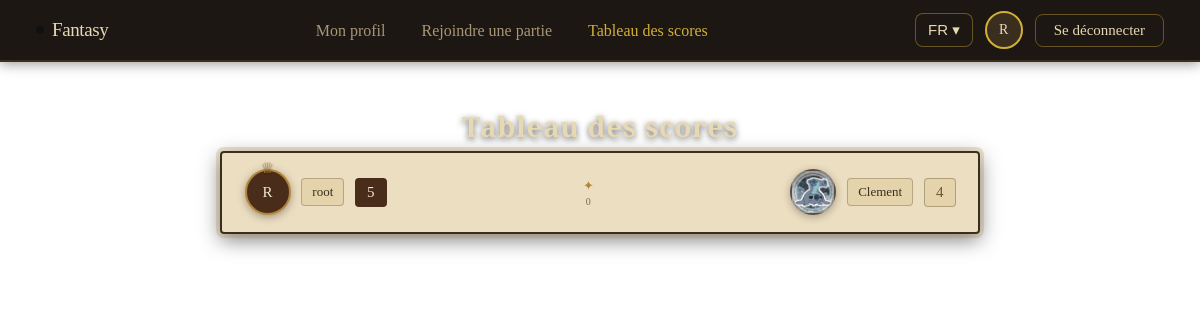
/scoreboard (signed in), run on the app's committed database.
### tables this page shows
CREATE TABLE users (
id INTEGER PRIMARY KEY AUTOINCREMENT,
username TEXT NOT NULL,
email TEXT NOT NULL,
hash TEXT NOT NULL
, avatar TEXT DEFAULT '');

CREATE TABLE scoreboard (
id INTEGER PRIMARY KEY AUTOINCREMENT,
winner_id INTEGER NOT NULL,
winner_score INTEGER NOT NULL,
loser_id INTEGER NOT NULL,
loser_score INTEGER NOT NULL,
timestamp DATE TIME DEFAULT CURRENT_TIMESTAMP,
is_even INTEGER DEFAULT 0,
FOREIGN KEY (winner_id) REFERENCES users(id),
FOREIGN KEY (loser_id) REFERENCES users(id)
);

### app.py (the view)
@app.route("/scoreboard", methods=["GET"])
@login_required
def scoreboard():
	r = db.execute("SELECT winner_score, w.username AS winner_username, w.avatar AS winner_avatar, loser_score, l.username AS loser_username, l.avatar AS loser_avatar, timestamp, is_even FROM scoreboard JOIN users AS w ON  scoreboard.winner_id = w.id JOIN users AS l ON scoreboard.loser_id = l.id;").fetchall()
	scores = []
	for q in r :
		score = dict()
		score["winner_score"] = q[0]
		score["winner_username"] = q[1]
		score["winner_avatar"] = q[2]
		score["loser_score"] = q[3]
		score["loser_username"] = q[4]
		score["loser_avatar"] = q[5]
		score["is_even"] = q[6] == 1
		score["timestamp"] = q[7]
		scores.append(score)
	return render_template("scoreboard.html", scores=scores)

### app.py (called while the page is built)
def login_required(f):
    @wraps(f)
    def decorated_function(*args, **kwargs):
        if session.get("user_id") is None:
            return redirect("/login")
        return f(*args, **kwargs)
    return decorated_function

@app.before_request
def set_language():
    g.lang = session.get('lang', 'fr')  # ← lit la session à chaque requête

def get_translations(lang):
    path = os.path.join(app.root_path, 'locales', lang, 'translation.json')
    with open(path, encoding='utf-8') as f:
        return json.load(f)

@app.context_processor
def inject_translations():
    lang = g.get('lang', 'fr') # Try to get the language, fr by default
    session["lang"] = lang
    return dict(t=get_translations(lang))

### templates/scoreboard.html (shortened to what this page needs)
{% extends "base.html" %}
{% block head %}
  <link rel="stylesheet" href="{{ url_for('static', filename='CSS/scoreboard.css')}}">
{% endblock %}
{% block content %}
<main class="scoreboard-page">
  <div class="scoreboard-wrap">
    <h2 class="scoreboard-title">{{ t.scoreboard.title }}</h2>
    <div class="score-list">
      {% for s in scores %}
      <div class="score-row {% if s.is_even %}is-even{% endif %}">
        <div class="side side-winner {% if s.is_even %}neutral{% endif %}">
          <div class="score-avatar" {% if s.winner_avatar %}style="background-image: url('{{ url_for('static', filename='Assets/avatars/' + s.winner_avatar) }}');"{% endif %}>
            {% if not s.winner_avatar %}
              <span class="score-avatar-initial">{{ (s.winner_username or '?')[0] | upper }}</span>
            {% endif %}
            {% if not s.is_even %}<span class="crown">&#9813;</span>{% endif %}
          </div>
          <span class="score-name">{{ s.winner_username }}</span>
          <span class="score-value win-value">{{ s.winner_score }}</span>
        </div>
        <div class="score-middle">
          <span class="score-divider">&#10022;</span>
          <span class="score-date">{{ s.timestamp }}</span>
        </div>
        <div class="side side-loser {% if s.is_even %}neutral{% endif %}">
          <span class="score-value lose-value">{{ s.loser_score }}</span>
          <span class="score-name">{{ s.loser_username }}</span>
          <div class="score-avatar dim" {% if s.loser_avatar %}style="background-image: url('{{ url_for('static', filename='Assets/avatars/' + s.loser_avatar) }}');"{% endif %}>
          </div>
        </div>
      </div>
      {% else %}
        <div class="score-empty">{{ t.scoreboard.empty | default("Aucune partie jouée pour le moment.") }}</div>
      {% endfor %}
    </div>
  </div>
</main>
{% endblock %}

### static/CSS/scoreboard.css (style rules this page uses)
.scoreboard-page { box-sizing: border-box; display: flex; flex-direction: column; align-items: center; min-height: calc(100vh - 60px); padding: 2.5rem 1.5rem; font-family: var(--font-body); background-size: cover; background-position: center; background-repeat: no-repeat; }
.scoreboard-wrap { width: 100%; max-width: 760px; display: flex; flex-direction: column; align-items: center; }
.scoreboard-title { font-family: var(--font-title); font-size: 28px; font-weight: 700; color: #e8d9b5; text-shadow: 0 2px 6px rgba(0, 0, 0, 0.6); margin: 0 0 0.35rem; letter-spacing: 0.02em; }
.score-list { width: 100%; display: flex; flex-direction: column; gap: 1rem; }
.score-row { display: flex; align-items: center; justify-content: space-between; gap: 0.75rem; padding: 0.9rem 1.25rem; box-sizing: border-box; border: 2px solid #3a2e1f; background: rgba(235, 220, 190, 0.94); border-radius: 4px; box-shadow: 0 0 0 4px rgba(180, 140, 70, 0.25), 0 6px 20px rgba(0, 0, 0, 0.5); }
.side { display: flex; align-items: center; gap: 0.6rem; min-width: 0; }
.side-loser { flex-direction: row-reverse; }
.score-avatar { position: relative; flex-shrink: 0; width: 42px; height: 42px; border-radius: 50%; border: 2px solid #b4863a; box-shadow: 0 2px 8px rgba(0, 0, 0, 0.35); background-color: #4a2c1a; background-size: cover; background-position: center; background-repeat: no-repeat; display: flex; align-items: center; justify-content: center; }
.score-avatar.dim { border-color: rgba(80, 60, 30, 0.4); filter: grayscale(35%); opacity: 0.85; }
.score-avatar-initial { font-family: var(--font-title); font-size: 15px; color: #f0e6d2; line-height: 1; user-select: none; }
.crown { position: absolute; top: -12px; left: 50%; transform: translateX(-50%); font-size: 15px; color: #b4863a; text-shadow: 0 1px 2px rgba(0, 0, 0, 0.5); }
.score-name { flex-shrink: 1; min-width: 0; overflow: hidden; text-overflow: ellipsis; white-space: nowrap; font-size: 13px; font-weight: 500; color: #3a2e1f; padding: 5px 10px; border-radius: 4px; border: 1px solid rgba(80, 60, 30, 0.3); background: #e4d3ab; }
.score-value { flex-shrink: 0; font-family: var(--font-title); font-size: 15px; line-height: 1; padding: 6px 11px; border-radius: 4px; border: 1px solid rgba(80, 60, 30, 0.35); }
.win-value { background: #4a2c1a; color: #f0e6d2; border-color: rgba(74, 44, 26, 0.6); }
.lose-value { background: #e4d3ab; color: #6b5535; }
.score-middle { flex-shrink: 0; display: flex; flex-direction: column; align-items: center; gap: 2px; padding: 0 0.5rem; }
.score-divider { color: #b4863a; font-size: 13px; }
.score-date { font-size: 10px; color: #7a6a48; white-space: nowrap; letter-spacing: 0.02em; }

### static/CSS/style.css (style rules this page uses)
:root { --font-title: 'Cinzel Decorative', serif; --font-body: 'EB Garamond', serif; }
html, body { margin: 0; padding: 0; font-size: 18px; }

### data on the page
scoreboard: winner_username "root", winner_score "5", timestamp "0", loser_score "4", loser_username "Clement", avatar (picture)
users: username "R"

### other printed values
{{ t.base.profile }} "Mon profil"
{{ t.base.join }} "Rejoindre une partie"
{{ t.base.scoreboard }} "Tableau des scores"
{{ session.get('lang', 'fr').upper() }} "FR"
{{ (session['username'] or '?')[0] | upper }} "R"
{{ t.login.logout }} "Se déconnecter"
{{ t.scoreboard.title }} "Tableau des scores"
